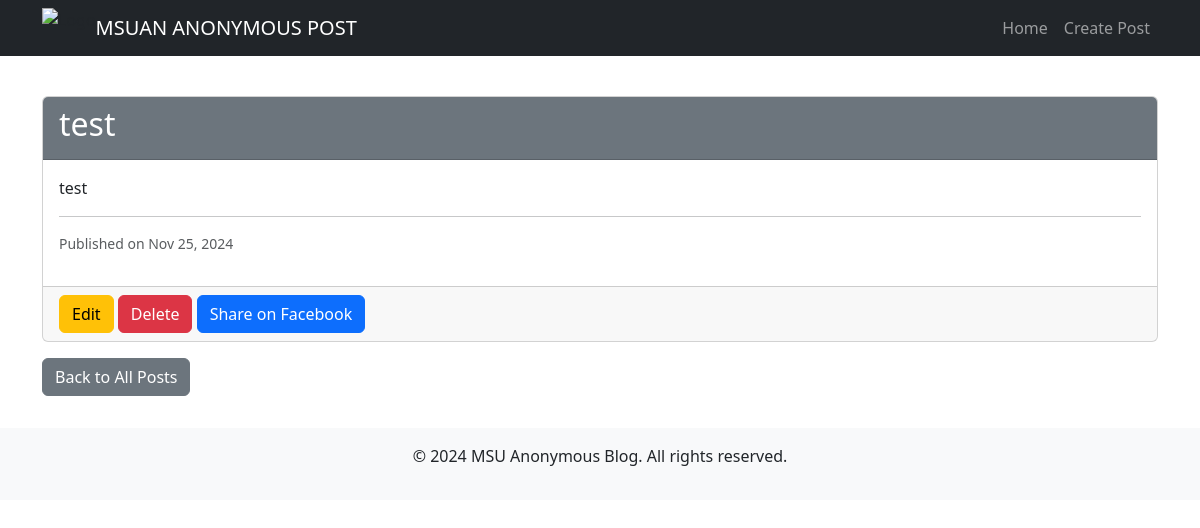
/post/5/, run on the app's committed database.
### blog/models.py (models this page shows, shortened)
class Post(models.Model):
    title = models.CharField(max_length=200)
    content = models.TextField()
    created_at = models.DateTimeField(auto_now_add=True)
    updated_at = models.DateTimeField(auto_now=True)

### blog/views.py (the view)
# urls.py: path('post/<int:pk>/', post_detail, name='post_detail'),
def post_detail(request, pk):
    post = get_object_or_404(Post, pk=pk)
    return render(request, 'blog/post_detail.html', {'post': post})

### blog/templates/blog/post_detail.html (shortened to what this page needs)
{% extends 'blog/base.html' %}
{% block content %}
<div class="card mt-4">
    <div class="card-header bg-secondary text-white">
        <h2>{{ post.title }}</h2>
    </div>
    <div class="card-body">
        <p>{{ post.content }}</p>
        <hr>
        <p class="text-muted small">Published on {{ post.created_at|date:"M d, Y" }}</p>
    </div>
    <div class="card-footer">
        <a href="{% url 'post_edit' post.pk %}" class="btn btn-warning">Edit</a>
        <form action="{% url 'post_delete' post.pk %}" method="POST" class="d-inline">
            <button type="submit" class="btn btn-danger">Delete</button>
        </form>
        <a href="https://www.facebook.com/sharer/sharer.php?u={{ request.build_absolute_uri }}"
        target="_blank" class="btn btn-primary">
         Share on Facebook
     </a>
    </div>
</div>
<a href="{% url 'post_list' %}" class="btn btn-secondary mt-3">Back to All Posts</a>
{% endblock %}

### blog/templates/blog/base.html (style rules this page uses)
body { padding-top: 4.5rem; }

### data on the page
Post: title "test", content "test", created_at "Nov 25, 2024"
